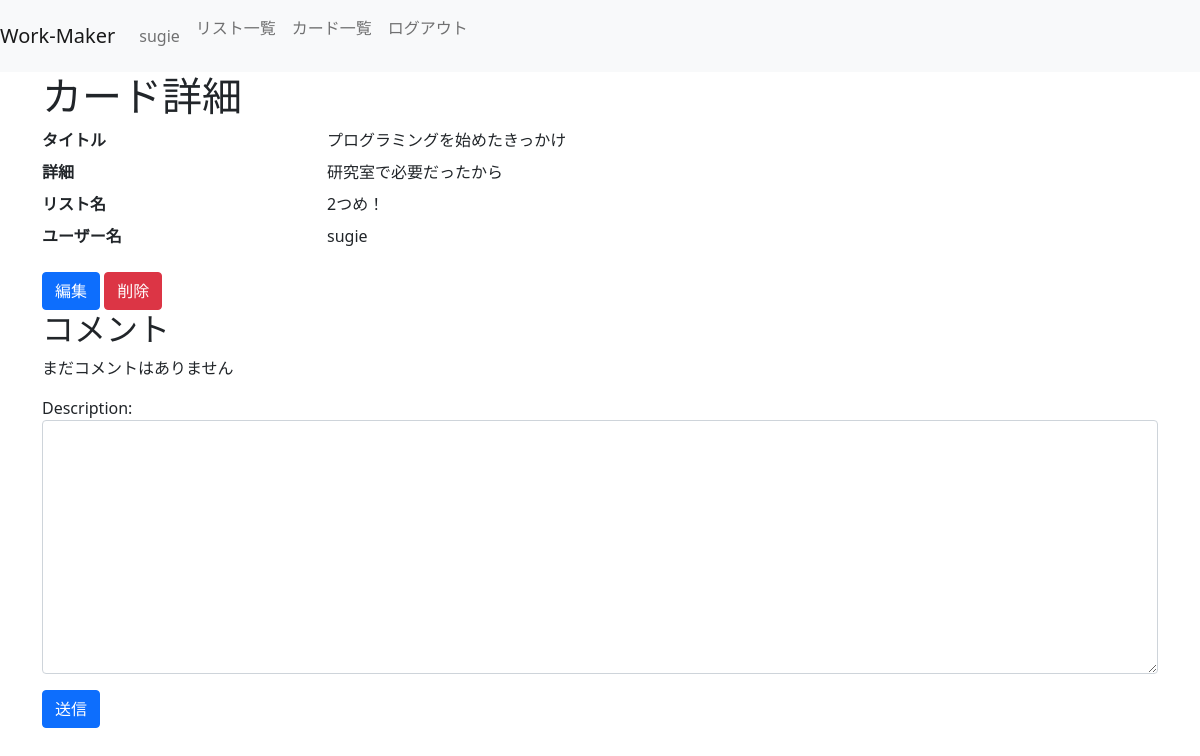
The app's page /cards/2/ (signed in), older data.
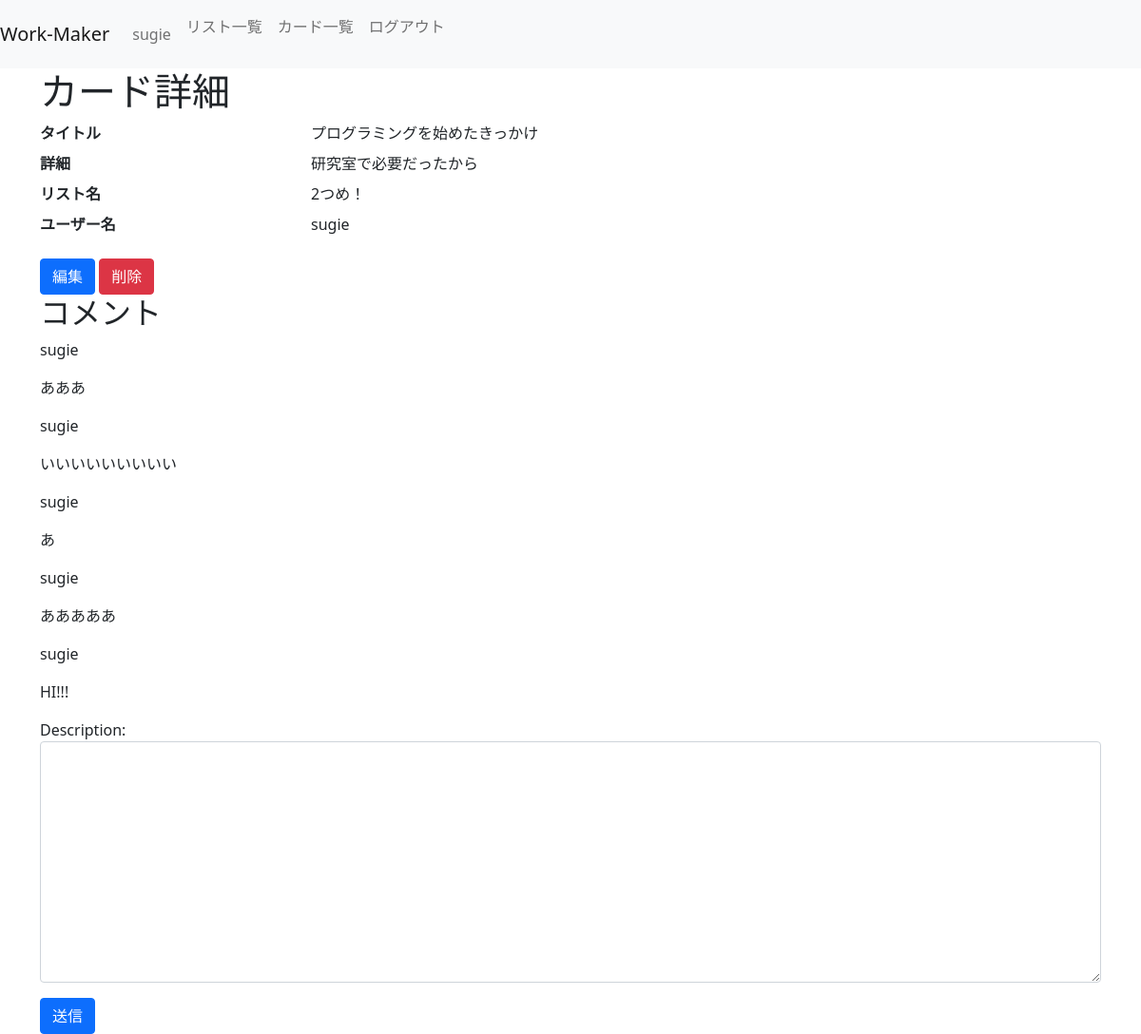
The same page, newer data.
### app/models.py (models this page shows, shortened)
class Card(models.Model):
    title = models.CharField(max_length=200)
    description = models.TextField()
    user = models.ForeignKey(User, on_delete=models.CASCADE)
    list = models.ForeignKey(List, on_delete=models.CASCADE)

class List(models.Model):
    title = models.CharField(max_length=200)
    user = models.ForeignKey(User, on_delete=models.CASCADE)

class Comment(models.Model):
    description = models.TextField()
    user = models.ForeignKey(User, on_delete=models.CASCADE)
    card = models.ForeignKey(Card, on_delete=models.CASCADE)

### app/views.py (the view, shortened to what this page needs)
# urls.py: path("cards/<int:pk>/",views.CardDetailCommentView.as_view(),name="cards_detail"),
class CardDetailCommentView(LoginRequiredMixin, FormView):
    template_name = "app/cards/detail.html"
    form_class = CommentForm
    def get_context_data(self):
        ctx = super().get_context_data()
        ctx['comment_list'] = Comment.objects.filter(card_id=self.kwargs['pk'])
        print(dir(Comment.objects))
        ctx['card'] = Card.objects.get(pk=self.kwargs['pk'])
        return ctx

### app/form.py
class CommentForm(forms.ModelForm):
    def __init__(self, *args, **kwargs):
        super(CommentForm, self).__init__(*args,**kwargs)
        for field_name, field in  self.fields.items():
            field.widget.attrs['class'] = 'form-control'
    class Meta:
        model = Comment
        fields = ("description",)

### app/templates/app/cards/detail.html (shortened to what this page needs)
{% extends "app/base.html" %}
{% block content %}
<div class="container">
<h1>カード詳細</h1>
<dl class="row">
    <dt class="col-sm-3">タイトル</dt>
    <dd class="col-sm-9">{{ card.title }}</dd>
    <dt class="col-sm-3">詳細</dt>
    <dd class="col-sm-9">{{ card.description }}</dd>
    <dt class="col-sm-3">リスト名</dt>
    <dd class="col-sm-9">{{ card.list.title }}</dd>
    <dt class="col-sm-3">ユーザー名</dt>
    <dd class="col-sm-9">{{ card.user.username }}</dd>
</dl>
<a class="btn btn-primary" href="{% url 'app:cards_update' card.pk %}" role="button">編集</a>
<a class="btn btn-danger" href="{% url 'app:cards_delete' card.pk %}" role="button">削除</a>
<h2>コメント</h2>
<div class="commentlist">
    {% if comment_list %}
    {% for comment in comment_list %}
    <p>{{ comment.user }}</p>
    <p>{{ comment.description }}</p>
    {% endfor %}
    {% else %}
    <p>まだコメントはありません</p>
    {% endif %}
</div>
    <form method="post">
    {{ form.as_p }}
    <button type="submit" class="btn btn-primary">送信</button>
    </form>
</div>
{% endblock %}

### app/templates/app/base.html (shortened to what this page needs)
{% load static %}
<!doctype html>
<html lang="ja">
<head>
    <link href="https://cdn.jsdelivr.net/npm/bootstrap@5.0.2/dist/css/bootstrap.min.css" rel="stylesheet">
</head>
<body>
    <header>
        <nav class="navbar navbar-expand-lg navbar-light bg-light">
            {% if request.user.is_authenticated %}
            <a class="navbar-brand" href="{% url 'app:home' %}">Work-Maker</a>
            {% else %}
            <a class="navbar-brand" href="{% url 'app:index' %}">Work-Maker</a>
            {% endif %}
            <div class="collapse navbar-collapse" id="navbarSupportedContent">
                <ul class="navbar-nav">
                    {% if request.user.is_authenticated %}
                    <span class="navbar-text">
                        <li class="nav-item">
                            <a class="nav-link" href="{% url 'app:users_detail' request.user.pk %}">{{ request.user.username }}</a>
                        </li>
                    </span>
                    <li class="nav-item">
                        <a class="nav-link" href="{% url 'app:lists_list' %}">リスト一覧</a>
                    </li>
                    <li class="nav-item">
                        <a class="nav-link" href="{% url 'app:cards_list' %}">カード一覧</a>
                    </li>
                    <li>
                        <a class="nav-link" href="{% url 'logout' %}">ログアウト</a>
                    </li>
                {% endif %}
                </ul>
            </div>
        </nav>
    </header>
    <main>
        {% block content %}
        {% endblock %}
    </main>
</body>
</html>

Row changes from the older to the newer data that the page shows:
added Comment: user "sugie", description "あああ"
added Comment: user "sugie", description "いいいいいいいいい"
added Comment: user "sugie", description "あ"
added Comment: user "sugie", description "あああああ"
added Comment: user "sugie", description "HI!!!"
Text that changed along with them:
text no longer shown: "まだコメントはありません"
